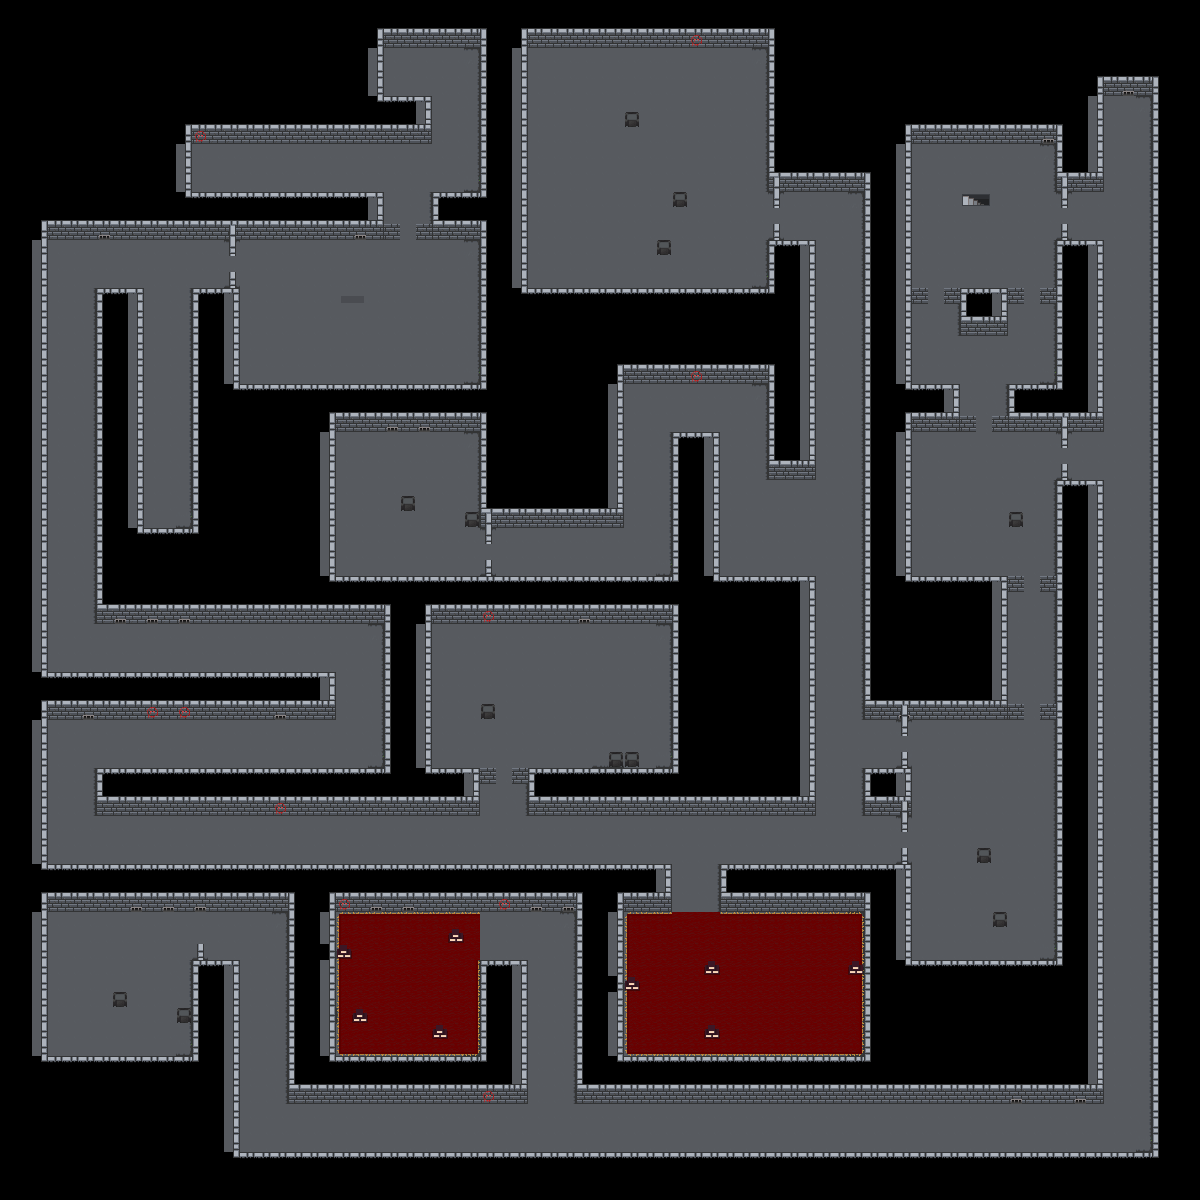

Below is a game level as drawn by its tile map, then a one-line description and the .tmx that defines it (tile-layer data replaced by summaries):
An orthogonal 75x75 tile map with 16x16 px tiles, 4 tile layers (Layer1, navigation, wall, wall2).

<map version="1.2" tiledversion="1.2.4" orientation="orthogonal" renderorder="right-down" width="75" height="75" tilewidth="16" tileheight="16" infinite="0" nextlayerid="2" nextobjectid="1">
 <tileset firstgid="1" source="Dungeon1-Tileset v3.tsx" />
 <layer id="1" name="Layer1" width="75" height="75">
  <data>[5625 cells, 2538 non-empty, 9 distinct tile ids]</data>
 </layer>
 <layer id="2" name="navigation" width="75" height="75">
  <data>[5625 cells, 2502 non-empty, 1 distinct tile ids]</data> 
 </layer>
 <layer id="3" name="wall" width="75" height="75">
  <data>[5625 cells, 1468 non-empty, 19 distinct tile ids]</data> 
 </layer>
 <layer id="4" name="wall2" width="75" height="75">
  <data>[5625 cells, 2257 non-empty, 31 distinct tile ids]</data>
 </layer>
</map>
